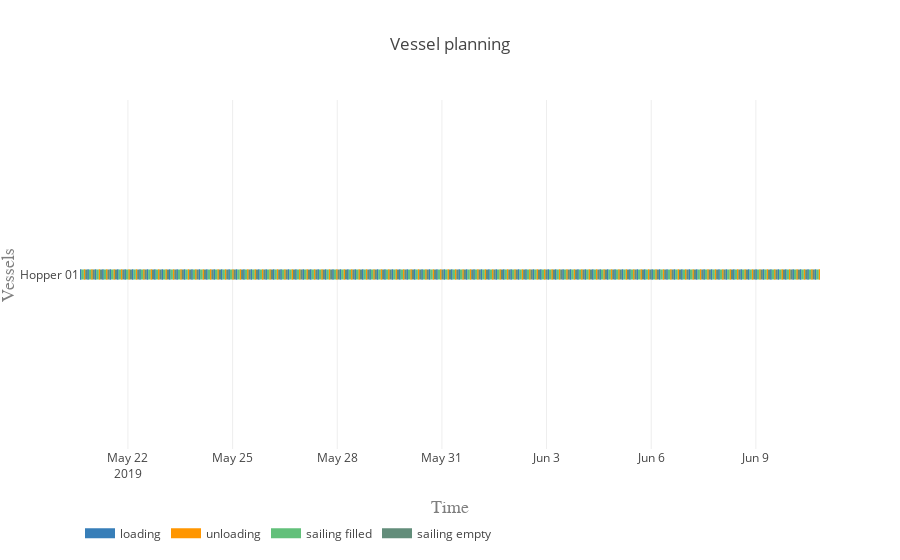

The code cell stored with this chart in its notebook:
### Markdown cell above
#### Vessel planning

### Code cell
vessels = [hopper]

activities = ['loading', 'unloading', 'sailing filled', 'sailing empty']
colors = {0:'rgb(55,126,184)', 1:'rgb(255,150,0)', 2:'rgb(98, 192, 122)', 3:'rgb(98, 141, 122)'}

plot.vessel_planning(vessels, activities, colors)

### Figure 1 — Plotly figure (JSON) as saved in the notebook; plotly's stock layout.template omitted (floating-point values rounded to 4 significant figures; data arrays with more than 128 entries replaced by an {"elided": "..."} marker saying what was removed)
{"data": [{"connectgaps": false, "hoverinfo": "y+name", "line": {"color": "rgb(55,126,184)", "width": 10}, "mode": "lines", "name": "loading", "type": "scatter", "uid": "28176b06-0ac8-4697-a275-74cdd335fc3a", "x": {"elided": "1000 str values"}, "y": {"elided": "1000 str values"}}, {"connectgaps": false, "hoverinfo": "y+name", "line": {"color": "rgb(255,150,0)", "width": 10}, "mode": "lines", "name": "unloading", "type": "scatter", "uid": "49dd0dd0-eb05-44b2-aefc-c35d0872c958", "x": {"elided": "1000 str values"}, "y": {"elided": "1000 str values"}}, {"connectgaps": false, "hoverinfo": "y+name", "line": {"color": "rgb(98, 192, 122)", "width": 10}, "mode": "lines", "name": "sailing filled", "type": "scatter", "uid": "90d5eb13-1dff-41bf-8847-8de910db6823", "x": {"elided": "500 str values"}, "y": {"elided": "500 str values"}}, {"connectgaps": false, "hoverinfo": "y+name", "line": {"color": "rgb(98, 141, 122)", "width": 10}, "mode": "lines", "name": "sailing empty", "type": "scatter", "uid": "c6a1e9ac-2413-41d7-93b5-d154a12b1ae7", "x": {"elided": "495 str values"}, "y": {"elided": "495 str values"}}], "layout": {"hovermode": "closest", "legend": {"orientation": "h", "x": 0, "y": -0.2}, "title": {"text": "Vessel planning"}, "xaxis": {"range": ["2019-05-20 15:00:30", "2019-06-10 20:07:13.841877"], "title": {"font": {"color": "#7f7f7f", "family": "Courier New, monospace", "size": 18}, "text": "Time"}}, "yaxis": {"title": {"font": {"color": "#7f7f7f", "family": "Courier New, monospace", "size": 18}, "text": "Vessels"}}}}
